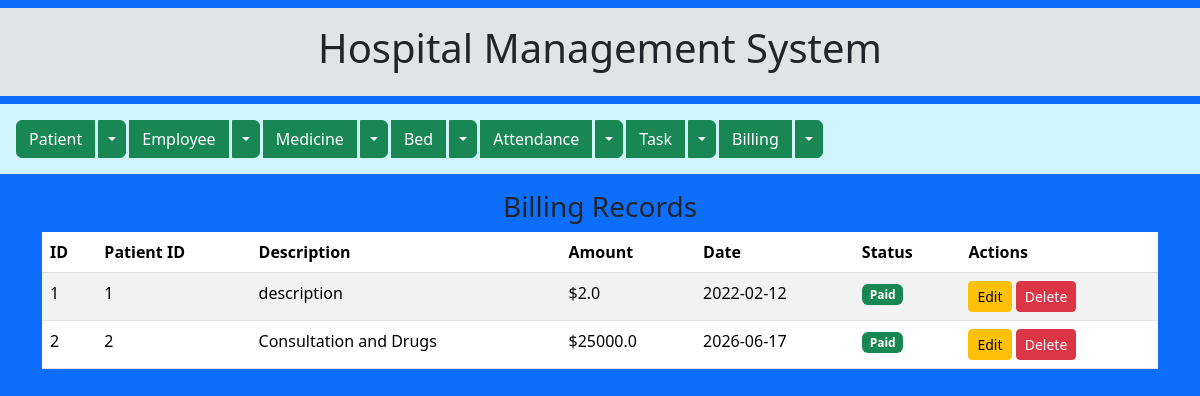
Page /view_update_billing on the committed database.
### models/models_billing.py (models this page shows)
class Billing(db.Model):
    id = db.Column(db.Integer, primary_key=True)
    patient_id = db.Column(db.Integer, db.ForeignKey('patient.id'))
    description = db.Column(db.String(200))
    amount = db.Column(db.Float)
    date = db.Column(db.String(20))
    status = db.Column(db.String(20), default='Unpaid')   # Paid / Unpaid

### app.py (the view)
@app.route('/view_update_billing')
def view_update_billing():
    bills = get_all_billings()
    return render_template('view_update_billing.html', bills=bills)

### services/services_billing.py (called while the page is built)
def get_all_billings():
    return Billing.query.all()

### templates/view_update_billing.html
{% extends "base.html" %}
{% block content %}
<h3 class="text-center mt-2">Billing Records</h3>
<table class="table table-striped">
    <thead><tr><th>ID</th><th>Patient ID</th><th>Description</th><th>Amount</th><th>Date</th><th>Status</th><th>Actions</th></tr></thead>
    <tbody>
        {% for bill in bills %}
        <tr>
            <td>{{ bill.id }}</td><td>{{ bill.patient_id }}</td><td>{{ bill.description }}</td>
            <td>${{ bill.amount }}</td><td>{{ bill.date }}</td>
            <td><span class="badge {% if bill.status == 'Paid' %}bg-success{% else %}bg-danger{% endif %}">{{ bill.status }}</span></td>
            <td>
                <a href="/edit_billing/{{ bill.id }}" class="btn btn-warning btn-sm">Edit</a>
                <a href="/delete_billing/{{ bill.id }}" class="btn btn-danger btn-sm" onclick="return confirm('Delete?')">Delete</a>
            </td>
        </tr>
        {% endfor %}
    </tbody>
</table>
{% endblock %}

### rows in the picture
Billing: id "1", patient_id "1", description "description", amount "2.0", date "2022-02-12", status "Paid"
Billing: id "2", patient_id "2", description "Consultation and Drugs", amount "25000.0", date "2026-06-17", status "Paid"
